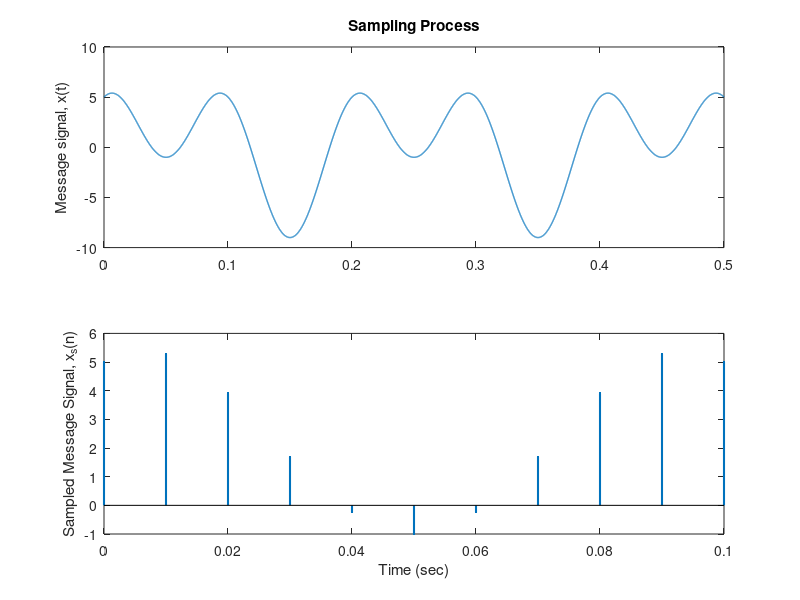
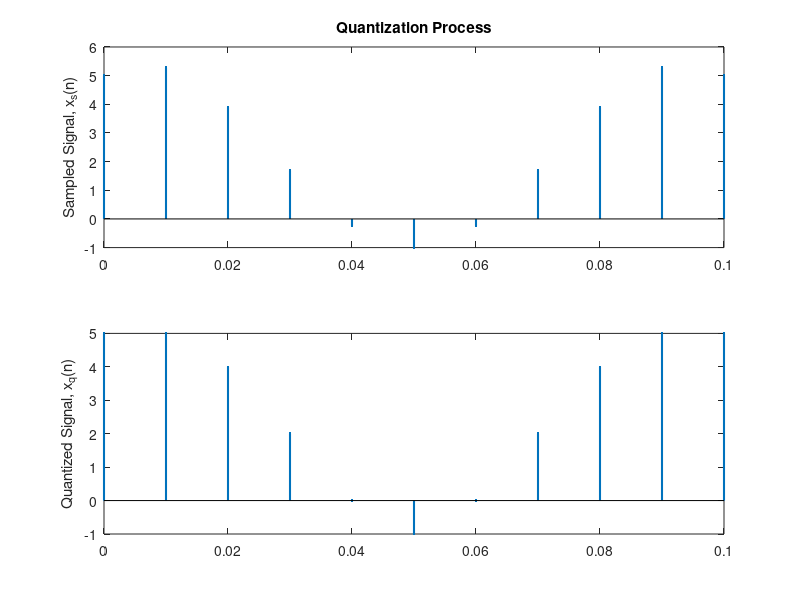
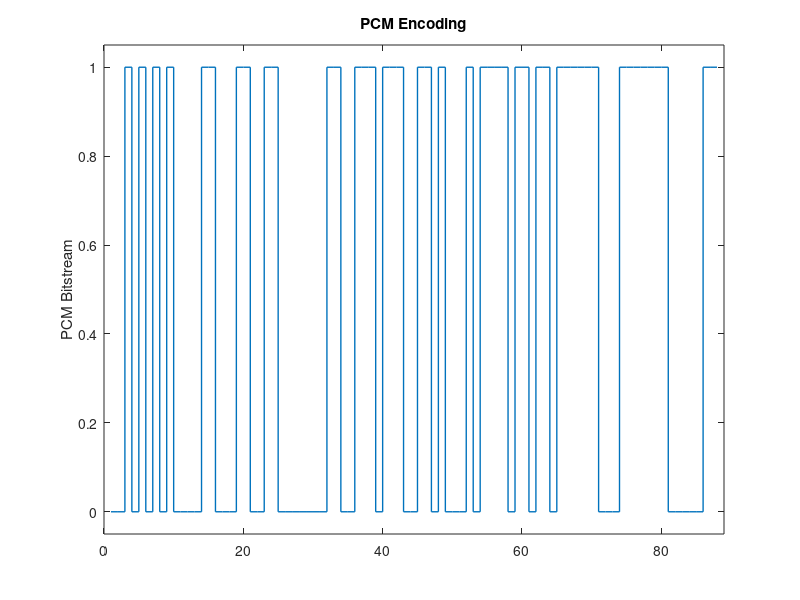

Source code (MATLAB) for these figures, in order:
clc; close all; clear all;
% ------------------------------------------------------------
%% Sampling
% Define Message Signal
x = @(t) 5*cos(20*pi*t) + 4*sin(10*pi*t);
Fs = 100; %Sampling Frequency
t = 0:0.0001:0.5; % Time Grid
ts = 0:1/Fs:0.1; % Sampling Time Grid
xs = x(ts); % Sampled Signal
figure(1)
subplot(2,1,1), plot(t, x(t), 'linewidth', 1);
title('Sampling Process');
ylabel('Message signal, x(t)');
subplot(2,1,2), stem(ts, xs, '.', 'linewidth', 1.5);
ylabel('Sampled Message Signal, x_s(n)');
xlabel('Time (sec)')
saveas(gcf, 'project_1fig1.png')
% ------------------------------------------------------------
compressed = compand(xs,255,max(xs),'mu/compressor')
% ------------------------------------------------------------
%% Quantization (Rounding)
L = 256; b = log2(L); %Quantization Levels and bits
delta = (max(xs)-min(xs))/(L-1); % Quantization Step
xq = round((xs/delta)*delta); % Quantized Signal
SQNR = 10*log10(mean(xs.^2)/mean((xs-xq).^2));
disp(['SQNR = ', num2str(SQNR), ' dB']);
figure(2)
subplot(2,1,1), stem(ts, xs, '.', 'linewidth', 1.5);
title('Quantization Process');
ylabel('Sampled Signal, x_s(n)');
subplot(2,1,2), stem(ts, xq, '.', 'linewidth', 1.5);
ylabel('Quantized Signal, x_q(n)');
saveas(gcf, 'project_1fig2.png')
%% PCM Encoding
xb = de2bi(round((xq/delta)+ 41)); %Assigning bits for each Q-level
xbs = reshape(xb, [1, length(xq)*b]); %PCM Bitstream
figure(3)
stairs(xbs, 'linewidth', 1);
title('PCM Encoding');
ylabel('PCM Bitstream');
xlim([0, length(xbs)+1]);
ylim([-0.05, 1.05]);
saveas(gcf, 'project_1fig3.png')
expanded = compand(xs,255,max(xs),'mu/expander')